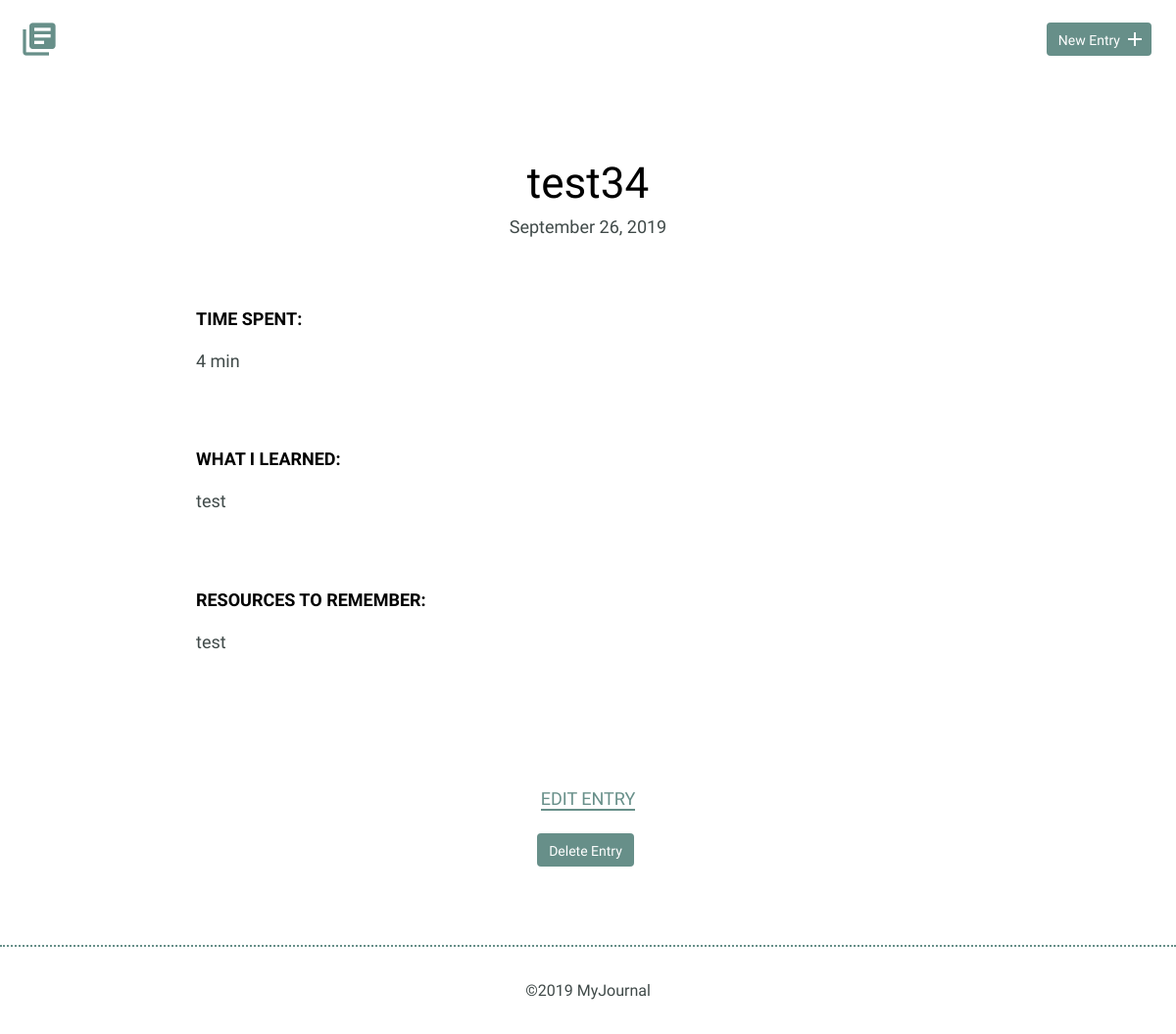
The app's page /detail.php?id=9 with its own data.
### tables this page shows
CREATE TABLE "entries" (
	`id`	INTEGER,
	`title`	TEXT,
	`date`	TEXT,
	`time_spent`	INTEGER,
	`learned`	BLOB,
	`resources`	BLOB,
	PRIMARY KEY(`id`)
);

### inc/functions.php (called while the page is built, shortened)
<?php
function get_entry($id) {
    include 'connection.php';
    $sql = 'SELECT * FROM entries WHERE id = ?';
    try {
        $results = $db->prepare($sql);
        $results->bindValue(1, $id, PDO::PARAM_INT);
        $results->execute();
    } catch (Exception $e) {
        echo "Error:" . $e->getMessage() . "<br>";
        return false;
    }
    return $results->fetchAll(PDO::FETCH_ASSOC);
}

### detail.php (the view, shortened to what this page needs)
<?php
require 'inc/functions.php';
$id = filter_input(INPUT_GET, 'id', FILTER_SANITIZE_NUMBER_INT);
$item = get_entry($id);
include 'inc/header.php'; ?>
  <section>
    <div class="container">
      <div class="entry-list single">
        <article>
          <h1><?php echo $item[0]['title']; ?></h1>
          <time datetime="<?php $item[0]['date']; ?>"><?php echo date('F d, Y', strtotime($item[0]['date'])); ?></time>
          <div class='entry'>
            <h3>Time Spent: </h3>
            <p><?php echo $item[0]['time_spent']; ?></p>
          </div>
          <div class='entry'>
            <h3>What I Learned:</h3>
            <p><?php echo $item[0]['learned']; ?></p>
          </div>
          <div class='entry'>
            <h3>Resources to Remember:</h3>
            <p><?php echo $item[0]['resources']; ?></p>
          </div>
        </article>
      </div>
    </div>
    <div class="edit">
      <p><a href="edit.php">Edit Entry</a></p>
      <form method="post" action="index.php">
        <input type="submit" class="button" value="Delete Entry">
      </form>
    </div>
  </section>
<?php include 'inc/footer.php'; ?>

### css/site.css (style rules this page uses)
body { font-size: 16px; color: #404a49; font-family: 'Cousine', serif; font-weight: 400; }
.container { margin: 0 auto; padding: 0 25px; }
.button { padding: 8px 10px 6px 10px; background: #678f89; border: 2px solid #678f89; border-radius: 4px; text-decoration: none; color: #FFF; position: relative; text-align: center; font-size: 14px; }
h1, h2, h3 { margin: 0; font-weight: 400; line-height: 1em; color: #000; }
h1 { font-size: 44px; margin-bottom: 12px; }
h3 { font-size: 18px; font-family: 'Work Sans', serif; font-weight: 600; text-transform: uppercase; }
p { line-height: 1.8em; font-size: 18px; }
p a { border-bottom: 2px solid #678f89; padding: 0; color: #678f89; text-decoration: none; }
.entry-list, .edit-entry, .new-entry { max-width: 800px; margin: 0 auto; padding: 70px 0 150px 0; }
.entry-list article { margin-bottom: 70px; text-align: center; }
.entry-list article:last-child { margin-bottom: 0; }
.entry-list.single { padding-bottom: 70px; }
.entry-list.single time { font-size: 18px; }
.entry { max-width: 800px; margin: 75px auto 0 auto; text-align: left; }
.entry p { margin-bottom: 40px; }
.edit { padding-bottom: 80px; text-align: center; margin: 0 auto; }
.edit a { font-weight: 400; text-transform: uppercase; font-size: 18px; }
input[type=submit] { margin-right: 5px; }

### records on screen
entries: title "test34", date "September 26, 2019", time_spent "4 min", learned "test", resources "test"
